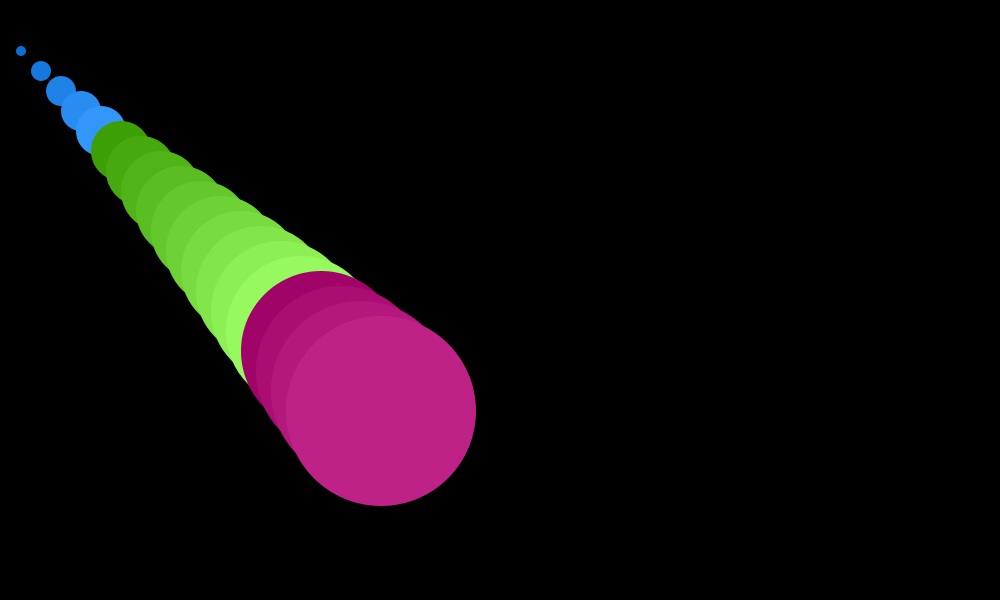
Frame 1 (no input)
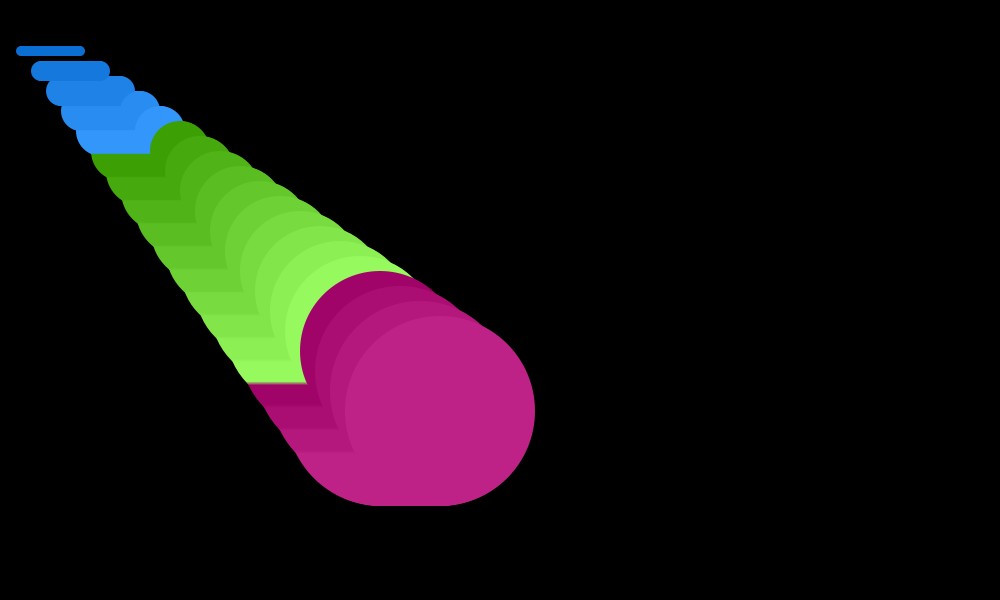
Frame 60 (the mouse pressed at the canvas centre just before this capture)
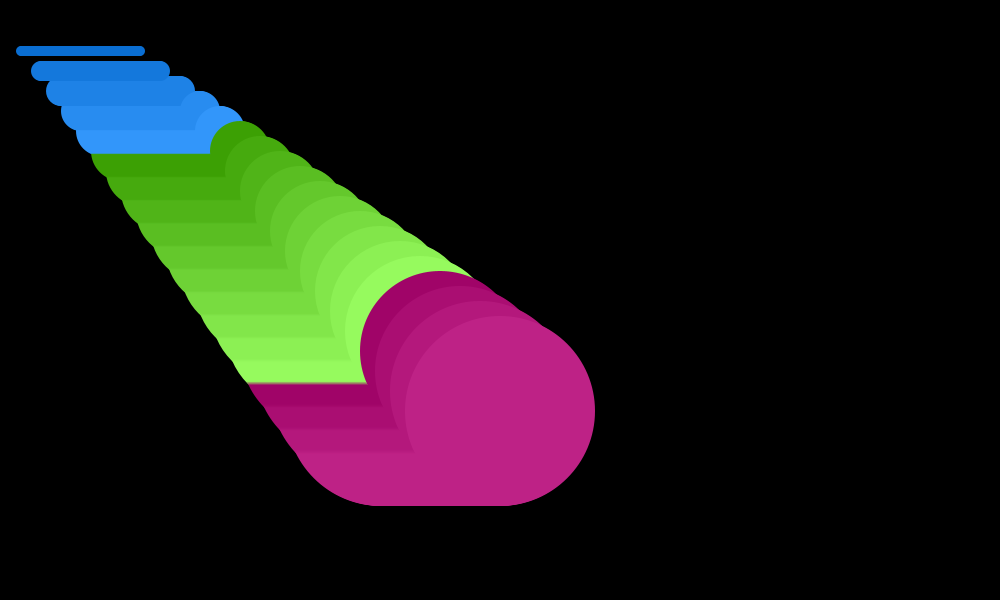
Frame 120 (the mouse held since frame 60 and released just before this capture)

The Processing sketch that drew these frames (run headless with seeded random() and noise(); from frame 60 on, the mouse is pressed at the canvas centre):

// Processing sketch: processing_166626
// ── processing_166626.pde

int[] x = new int[20];
int[] r = new int[20];
int[] g = new int[20];
int[] b = new int[20];

void setup(){
  background(0);
  int i;
  frameRate(10);
  size(1000, 600);
  for(i = 0;i < 20;++i){
    x[i] = 20*i;}
  
  for(i = 0;i < 20;++i){
    r[i] = 10*i;
    g[i] = (10*i + 100)%256;
    b[i] = (10*i + 200)%256;
  }
}

void draw(){
  int i;
  float y = 1;
  y += 10;
  for(i = 0; i < 20; i++){
    x[i] += 1;
    y += 20;
    noStroke();
    fill(r[i], g[i], b[i]);
    ellipse(x[i], y, 10*i, 10*i);
  }
}
    
